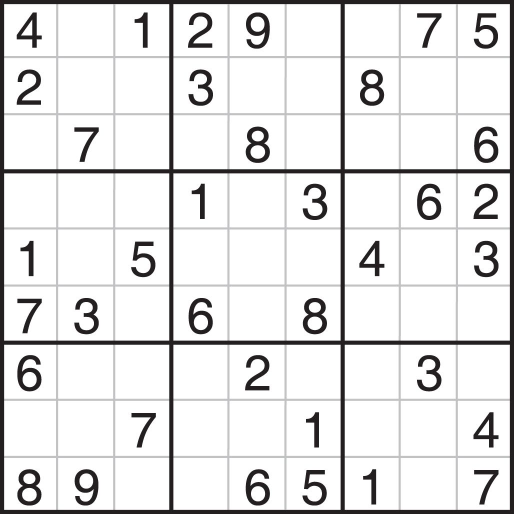
#> input picture sudoku/images/002.png, 1028 x 1028 px (shown at 1/2 size)
$ python knn.py   (older library calls are emulated)
#> lines starting #> are read from the running program, lines starting #| are printed output that depends on the picture; after the words box and inside, x2 and y2 are one past the last pixel; in counts of white or black regions, pixels touching at a corner belong together
# -*- coding: UTF-8 -*-
import numpy as np
import cv2
from matplotlib import pyplot as plt

def findNextCellToFill(grid, i, j):
    for x in range(i,9):
        for y in range(j,9):
            if grid[x][y] == 0:
                return x,y
    for x in range(0,9):
        for y in range(0,9):
            if grid[x][y] == 0:
                return x,y
    return -1,-1

def isValid(grid, i, j, e):
    rowOk = all([e != grid[i][x] for x in range(9)])
    if rowOk:
        columnOk = all([e != grid[x][j] for x in range(9)])
        if columnOk:
            # finding the top left x,y co-ordinates of the section containing the i,j cell
            secTopX, secTopY = 3 *int(i/3), 3 *int(j/3)
            for x in range(secTopX, secTopX+3):
                for y in range(secTopY, secTopY+3):
                    if grid[x][y] == e:
                        return False
                return True
    return False

def solveSudoku(grid, i=0, j=0):
    i,j = findNextCellToFill(grid, i, j)
    if i == -1:
        return True
    for e in range(1,10):
        if isValid(grid,i,j,e):
            grid[i][j] = e
            if solveSudoku(grid, i, j):
                return True
            # Undo the current cell for backtracking
            grid[i][j] = 0
    return False

## Model Trainning KNN
samples = np.load('samples.npy')
#> (reads sudoku/samples.npy from the repository)
labels = np.load('label.npy')
#> (reads sudoku/label.npy from the repository)

k = 80
train_label = labels[:k]
train_input = samples[:k]
test_input = samples[k:]
test_label = labels[k:]

model = cv2.ml.KNearest_create()
model.train(train_input,cv2.ml.ROW_SAMPLE,train_label)

# [4 lines of commented-out code are left out]

img = cv2.imread('./images/002.png')
#> img is the input picture: shape (1028, 1028, 3); mean B, G, R 227.4, 227.3, 227.7
gray = cv2.cvtColor(img,cv2.COLOR_BGR2GRAY)

#Phân đoạn ngưỡng
## 0: Binary
#1: Binary Inverted
#2: Threshold Truncated
#3: Threshold to Zero
#4: Threshold to Zero Inverted

# THRESH_BINARY
#     Nếu giá trị pixel lớn hơn ngưỡng thì gán bằng maxval
#     Ngược lại bằng gán bằng 0
# THRESH_BINARY_INV
#     Nếu giá trị pixel lớn hơn ngưỡng thì gán bằng 0
#     Ngược lại bằng gán bằng maxval
# THRESH_TRUNC
#     Nếu giá trị pixel lớn hơn ngưỡng thì gán giá trị bằng ngưỡng
#     Ngược lại giữ nguyên giá trị
# THRESH_TOZERO
#     Nếu giá trị pixel lớn hơn ngưỡng thì giữ nguyên giá trị
#     Ngược lại gán bằng 0
# THRESH_TOZERO_INV
#     Nếu giá trị pixel lớn hơn ngưỡng thì gán giá trị bằng 0
#     Ngược lại giữ nguyên


ret,thresh = cv2.threshold(gray, 200, 255, cv2.THRESH_BINARY_INV)
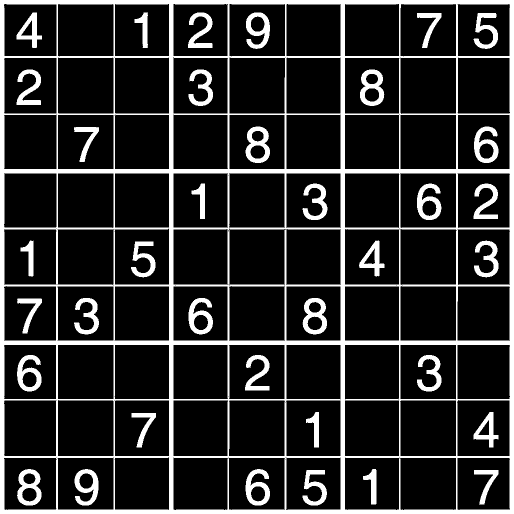
#> thresh: shape (1028, 1028) (shown at 1/2 size); 15.8% white; 37 white regions, largest, box (x1, y1, x2, y2) and area: (0, 0, 1028, 1028) 114548, (720, 139, 769, 212) 1850, (605, 596, 654, 669) 1842

# plt.subplot(121), plt.imshow(img, cmap='Greys_r')
# plt.subplot(122), plt.imshow(thresh, cmap='Greys_r')
# plt.show()

# print("ret: %s, thresh: %s" %(ret, thresh))
# # Rectangular Kernel
# >>> cv2.getStructuringElement(cv2.MORPH_RECT,(5,5))
# array([[1, 1, 1, 1, 1],
#        [1, 1, 1, 1, 1],
#        [1, 1, 1, 1, 1],
#        [1, 1, 1, 1, 1],
#        [1, 1, 1, 1, 1]], dtype=uint8)

# # Elliptical Kernel
# >>> cv2.getStructuringElement(cv2.MORPH_ELLIPSE,(5,5))
# array([[0, 0, 1, 0, 0],
#        [1, 1, 1, 1, 1],
#        [1, 1, 1, 1, 1],
#        [1, 1, 1, 1, 1],
#        [0, 0, 1, 0, 0]], dtype=uint8)

# # Cross-shaped Kernel
# >>> cv2.getStructuringElement(cv2.MORPH_CROSS,(5,5))
# array([[0, 0, 1, 0, 0],
#        [0, 0, 1, 0, 0],
#        [1, 1, 1, 1, 1],
#        [0, 0, 1, 0, 0],
#        [0, 0, 1, 0, 0]], dtype=uint8)

kernel = cv2.getStructuringElement(cv2.MORPH_CROSS,(5, 5))
dilated = cv2.dilate(thresh,kernel)
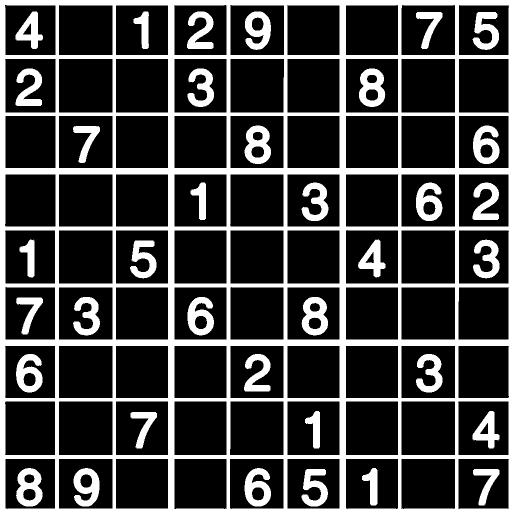
#> dilated: shape (1028, 1028) (shown at 1/2 size); 24.3% white; 37 white regions

# print(dilated);
# cv2.namedWindow("img", cv2.WINDOW_NORMAL);
# cv2.imshow("img", dilated)

## Đường viền
#Contours là đường bao kết nối tất cả các điểm liền kề nhau có cùng màu sắc hoặc độ tương phản.
#Chính vì đặc tính này, contours thường được dùng trong xác định vật thể, nhận dạng,...
image, contours, hierarchy = cv2.findContours(dilated,cv2.RETR_TREE,cv2.CHAIN_APPROX_SIMPLE)
#> contours = 139 contours, 3 with area under 20; largest, box (x1, y1, x2, y2) and area: (0, 0, 1028, 1028) 1054729, (802, 802, 911, 911) 11662, (117, 802, 226, 911) 11662, (802, 117, 911, 226) 11662, (117, 117, 226, 226) 11662
# [8 lines of commented-out code are left out]
boxes = []
for i in range(len(hierarchy[0])):
    # print("hierarchy: %s" %hierarchy[0][i][3])
    if hierarchy[0][i][3] == 0:
        boxes.append(hierarchy[0][i])
#> this loop made 139 passes
#> after the loop, boxes = 81 items, first 6: [3, -1, 2, 0], [4, 1, -1, 0], [6, 3, 5, 0], [8, 4, 7, 0], [11, 6, 9, 0], [12, 8, -1, 0]
# print("boxes", boxes)
# print("shape",img.shape);
height,width = img.shape[:2]
#> height = 1028; width = 1028
box_h = height/9 # chiều cao của ô
#> box_h = 114.2
box_w = width/9 # chiều rộng của ô
#> box_w = 114.2
number_boxes = []
##Sudoku được khởi tạo thành mảng giá trị 0
soduko = np.zeros((9, 9),np.int32)
haveNumber = []
#[Next, Previous, First_Child, Parent]
for j in range(len(boxes)):
    if boxes[j][2] != -1: # có con
        #number_boxes.append(boxes[j])
        x,y,w,h = cv2.boundingRect(contours[boxes[j][2]])
        haveNumber.append([x,y])
        cv2.rectangle(img,(x,y),(x+w,y+h),(0,255,0),2) #Vẽ khung bao quanh số
        number_boxes.append([x,y,w,h])
        #img = cv2.rectangle(img,(x-1,y-1),(x+w+1,y+h+1),(0,0,255),2)
        #img = cv2.drawContours(img, contours, boxes[j][2], (0,255,0), 1)
        ## Xử lý các số được trích xuất
        number_roi = gray[y:y+h, x:x+w]
        # print("number_roi %s" %number_roi)
        ## Kích thước đồng nhất
        #ADAPTIVE_THRESH_MEAN_C: giá trị của pixel phụ thuộc vào các pixel lân cận
        #ADAPTIVE_THRESH_GAUSSIAN_C: giá trị của pixel cũng phụ thuộc vào các pixel lân cận, tuy nhiên được khử nhiễu
        resized_roi=cv2.resize(number_roi,(20,40))
        thresh1 = cv2.adaptiveThreshold(resized_roi,255,1,1,11,2)
        ## Giá trị pixel được chuẩn hóa
        normalized_roi = thresh1/255.

        ## Mở rộng thành hàng để cho phép xác định knn
        sample1 = normalized_roi.reshape((1,800))
        # print("truoc:",sample1)
        sample1 = np.array(sample1,np.float32)
        # print("sau:",sample1)
        ## Nhận dạng knn
        retval, results, neigh_resp, dists = model.findNearest(sample1, 1)
        # print(results)
        # print(results.ravel())
        number = int(results.ravel()[0])
        # print("number: %s" %number)
        ## Hiển thị kết quả nhận dạng (số màu xanh dương)
        cv2.putText(img,str(number),(x+w,y+h), 3, 2., (255, 0, 0), 2, cv2.LINE_AA)

        ## Tìm vị trí trong ma trận
        soduko[int(y/box_h)][int(x/box_w)] = number

        #print(number)
        cv2.namedWindow("img", cv2.WINDOW_NORMAL);
        cv2.imshow("img", img)
        cv2.waitKey(30)
#> this loop made 81 passes
#> (x, y, w, h, retval, results, neigh_resp, dists) on passes 1, 3, 4, 5, 8, 9, 10, 13, 16, 20, 23, 27: (946, 938, 53, 73, 7, [7], [7], [129]), (724, 936, 31, 75, 1, [1], [1], [199]), (603, 938, 53, 75, 5, [5], [5], [166]), (489, 936, 53, 77, 6, [6], [6], [178]), (147, 936, 52, 77, 9, [9], [9], [157]), (32, 936, 53, 77, 8, [8], [8], [156]), (945, 822, 54, 75, 4, [4], [4], [129]), (610, 822, 30, 75, 1, [1], [1], [191]), (261, 824, 53, 73, 7, [7], [7], [115]), (832, 708, 53, 77, 3, [3], [3], [147]), (488, 708, 53, 75, 2, [2], [2], [149]), (32, 708, 53, 77, 6, [6], [6], [172])
#> pass 1, `thresh1 = cv2.adaptiveThreshold(resized_roi,255,1,1,11,2)`:
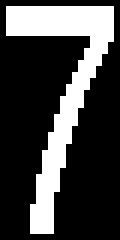
#> thresh1: shape (40, 20) (shown 6 times larger); 26.4% white; 1 white region, box (x1, y1, x2, y2) and area: (1, 1, 19, 39) 211
#> after the loop:
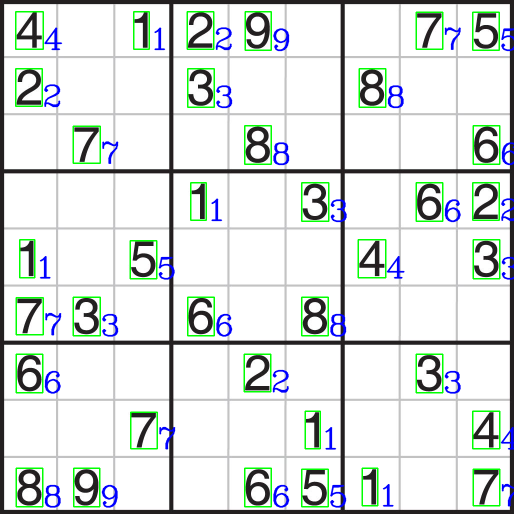
#> img: shape (1028, 1028, 3) (shown at 1/2 size); 4.67% of pixels changed, all inside (x1, y1, x2, y2) = (30, 22, 1028, 1016)
#> after the loop:
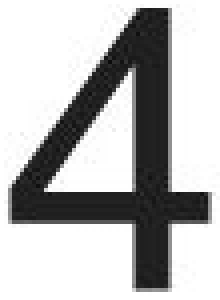
#> number_roi: shape (75, 55) (shown 4 times larger); min 9, max 255, mean 184.8
#> after the loop:
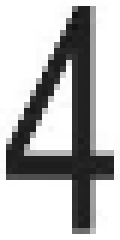
#> resized_roi: shape (40, 20) (shown 6 times larger); min 19, max 255, mean 184.2
#> after the loop, haveNumber = 36 pairs, first value 31 to 946, second value 23 to 938; number_boxes = 36 items, first 6: [946, 938, 53, 73], [724, 936, 31, 75], [603, 938, 53, 75], [489, 936, 53, 77], [147, 936, 52, 77], [32, 936, 53, 77]
print("\nSudoku đã tạo\n")
print(soduko)
#| [[4 0 1 2 9 0 0 7 5]
#|  [2 0 0 3 0 0 8 0 0]
#|  [0 7 0 0 8 0 0 0 6]
#|  [0 0 0 1 0 3 0 6 2]
#|  [1 0 5 0 0 0 4 0 3]
#|  [7 3 0 6 0 8 0 0 0]
#|  [6 0 0 0 2 0 0 3 0]
#|  [0 0 7 0 0 1 0 0 4]
#|  [8 9 0 0 6 5 1 0 7]]
print("\nSudoku sau khi giải quyết\n")

## Giai phap cua sodoku
solveSudoku(soduko)
#> in solveSudoku, `i,j = findNextCellToFill(grid, i, j)`: i = 0; j = 1
#> the loop in solveSudoku, `for e in range(1,10):` made 8 passes

print(soduko)
#| [[4 8 1 2 9 6 3 7 5]
#|  [2 5 6 3 1 7 8 4 9]
#|  [3 7 9 5 8 4 2 1 6]
#|  [9 4 8 1 5 3 7 6 2]
#|  [1 6 5 9 7 2 4 8 3]
#|  [7 3 2 6 4 8 9 5 1]
#|  [6 1 4 7 2 9 5 3 8]
#|  [5 2 7 8 3 1 6 9 4]
#|  [8 9 3 4 6 5 1 2 7]]
print("\nKiểm tra: Tìm tổng của mỗi hàng và cột\n")
row_sum = map(sum,soduko)
col_sum = map(sum,zip(*soduko))
print(list(row_sum))
#| [45, 45, 45, 45, 45, 45, 45, 45, 45]
print(list(col_sum))
#| [45, 45, 45, 45, 45, 45, 45, 45, 45]
print("haveNumber len:", len(haveNumber))
#| haveNumber len: 36
print("haveNumber:", haveNumber)
#> (printed output is left out)
#print(sum(soduko.transpose))
## Đặt kết quả vào hình ảnh vào vị trí
for i in range(9):
    for j in range(9):
        x = int((i+0.25)*box_w)
        y = int((j+0.5)*box_h)
        print("pos: %s" %[x,y])
        cv2.putText(img,str(soduko[j][i]),(x,y), 3, 2.5, (0, 0, 255), 2, cv2.LINE_AA)
#> this loop made 9 passes
#> (printed output is left out)
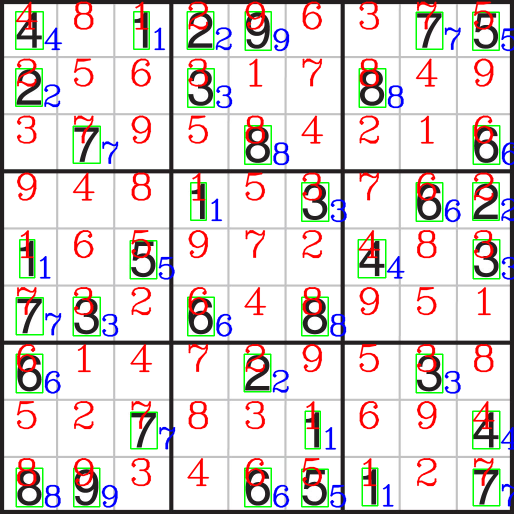
#> img: shape (1028, 1028, 3) (shown at 1/2 size); 6.73% of pixels changed, all inside (x1, y1, x2, y2) = (31, 2, 990, 973)
#print(number_boxes)
cv2.namedWindow("img", cv2.WINDOW_NORMAL);
cv2.imshow("img", img)
cv2.waitKey(0)


# [4 lines of commented-out code are left out]

'''
C = 5
gamma = 0.5
model = cv2.ml.SVM_create()
model.setGamma(gamma)
model.setC(C)
model.setKernel(cv2.ml.SVM_LINEAR)
model.setType(cv2.ml.SVM_C_SVC)
model.train(train_input,cv2.ml.ROW_SAMPLE,train_label)
predict_label = model.predict(test_input)[1].ravel()
print(predict_label)
print(test_label.reshape(1,len(test_label))[0])


class MLP():
    class_n = 10
    def __init__(self):
        self.model = cv2.ml.ANN_MLP_create()

    def unroll_responses(self, responses):
        sample_n = len(responses)
        labels = []
        for i in range(len(responses)):
            label_b = np.zeros(self.class_n, np.int32)
            label = responses[i]
            label_b[int(label)] = 1
            labels.append(label_b)
        #print(labels)

        return labels

    def train(self, samples, responses):
        sample_n, var_n = samples.shape
        new_responses = self.unroll_responses(responses)
        layer_sizes = np.int32([var_n, 200, 50, self.class_n])

        self.model.setLayerSizes(layer_sizes)
        self.model.setTrainMethod(cv2.ml.ANN_MLP_BACKPROP)
        self.model.setBackpropMomentumScale(0.1)
        self.model.setBackpropWeightScale(0.001)
        #self.model.setTermCriteria((cv2.TERM_CRITERIA_COUNT, 20, 0.1))
        self.model.setTermCriteria((cv2.TERM_CRITERIA_EPS, 50, 0.001))
        self.model.setActivationFunction(cv2.ml.ANN_MLP_SIGMOID_SYM, 2, 1)

        self.model.train(samples, cv2.ml.ROW_SAMPLE, np.float32(new_responses))

    def predict(self, samples):
        ret, resp = self.model.predict(samples)
        return resp.argmax(-1)

model = MLP()
model.train(train_input,train_label)
predict_label = model.predict(test_input)
print(predict_label)
print(test_label.reshape(1,len(test_label))[0])

'''
